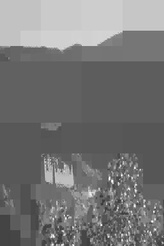
#> input picture splitAndMerge_segmentations/20008.jpg, 164 x 246 px, shrunk from 321 x 481 before the run, given in place of b2chopper008.png, which was not available
$ python eval.py
#> lines starting #> are read from the running program, lines starting #| are printed output that depends on the picture; after the words box and inside, x2 and y2 are one past the last pixel; in counts of white or black regions, pixels touching at a corner belong together; long printed decimals are rounded; pictures that were not available may be replaced by others from this repository, and a replacement may not be noted
### thresholding.py
from PIL import Image
import numpy as np

def baseline_thresholding(image):
    #Creates a greyscale version of the input image
    imageGrey = image.convert(mode="L")
    x, y = imageGrey.size
    #Gets a threshold for the image
    threshold = get_greyscale_threshold(imageGrey)
    returnImage = np.zeros(shape=(y,x))
    #Maps 1's and 0's based on whether the pixel values are above or below the threshold.
    for j in range(x):
        for i in range(y):
            returnImage[i,j] = 1 if imageGrey.getpixel((j,i)) > threshold else 0
    return returnImage

#Determines a threshold via an average of all pixels multipled by 1.5
def get_greyscale_threshold(image):
    x,y = image.size
    averageGrey = 0
    for i in range(x):
        for j in range(y):
            averageGrey += image.getpixel((i,j))
    averageGrey /= (x * y)
    return averageGrey*1.5

# [4 lines that do not run on import are left out]

### parser.py
# this file contains functions that load ground truth files with weizmann or berkeley encodings into numpy arrays
import numpy as np
from PIL import Image

# [24 lines left out: function import_berkeley, not called in this run]
def import_weizmann(filename):
    '''Given the path to a file containing a Weizmann encoding of a segmentation,
    returns the numpy version of that segmentation'''
    image = Image.open(filename)
    image_matrix=np.array(image)
    segmentedmin = np.argmin(image_matrix, axis=2)
    segmentedmax = np.argmax(image_matrix, axis=2)
    segmented=np.add(segmentedmin, segmentedmax)/2
    return segmented

# [4 lines left out: function display_segmentation, not called in this run]

# [3 lines that do not run on import are left out]

### eval.py
''' Functions to run image segmentation evaluation metrics.
    Metrics include:
        BDE (an edge-based metric)
        bipartite region matching evaluated with Jaccard measure'''

import numpy as np
import networkx as nx
import scipy.ndimage as sp
import scipy.optimize as opt
from thresholding import baseline_thresholding
from parser import import_berkeley, import_weizmann
from PIL import Image
import time
import sys

def processSegmentationWithKernels(segmentation):
    '''Create a list of pixels that are on the edge of a segment for a given
        segmentation. The input segmentation is a 2D numpy array where each
        element is the label of the segment that pixel falls in, and the output
        is a nested np array of coordinates describing the (x, y) locations of edge pixels.
        Does edge pixel checks by processing the segmentation with kernel convolution.
        Each kernel checks whether one of the four neighboring pixels is in the same
        segment as the middle pixel--if the middle pixel is the same, then in the
        convolved array it will now be 0. By taking the absolute value of each of the
        convolved arrays and taking their sum, any pixel that is non-zero will be an
        edge pixel.

        A pixel is considered 'on an edge' if at least one pixel
        on the four sides of it lies in a different segment (or if it is on the
        actual edge of the image).

        For example, suppose segmentation is the following:
        0 0 0 1 1 1
        0 0 0 1 1 1
        0 0 0 1 1 1
        0 0 0 1 1 1

        Then edge pixels are marked by X's below:
        X X X X X X
        X 0 X X 1 X
        X 0 X X 1 X
        X X X X X X

        Returns a list of all the non-zero elements in this sum array (i.e. all the
        edge pixel coordinates).'''
    kernelTop = np.asarray([[0,-1,0],[0,1,0],[0,0,0]])
    kernelBottom = np.asarray([[0,0,0],[0,1,0],[0,-1,0]])
    kernelLeft = np.asarray([[0,0,0],[-1,1,0],[0,0,0]])
    kernelRight = np.asarray([[0,0,0],[0,1,-1],[0,0,0]])
    convolvedTop = abs(sp.convolve(segmentation, kernelTop))
    convolvedBottom = abs(sp.convolve(segmentation, kernelBottom))
    convolvedLeft = abs(sp.convolve(segmentation, kernelLeft))
    convolvedRight = abs(sp.convolve(segmentation, kernelRight))
    sumArr = convolvedTop + convolvedBottom + convolvedLeft + convolvedRight
    nz = np.nonzero(sumArr)

    #add the coordinates of outer edge pixels of the image
    height,length = segmentation.shape
    top_range = np.expand_dims(np.arange(length),axis=0)
    top_zeros = np.expand_dims(np.zeros(length),axis=0)
    top_edges = np.concatenate((top_zeros,top_range), axis=0)

    bottom_range = np.expand_dims(np.arange(length),axis=0)
    bottom_fill = np.expand_dims(np.full(length, height - 1),axis=0)
    bottom_edges = np.concatenate((bottom_fill,bottom_range), axis=0)

    left_range = np.expand_dims(np.arange(1,height - 1),axis=0)
    left_zeros = np.expand_dims(np.zeros(height - 2),axis=0)
    left_edges = np.concatenate((left_range,left_zeros), axis=0)

    right_range = np.expand_dims(np.arange(1,height -1),axis=0)
    right_fill = np.expand_dims(np.full(height - 2, length - 1),axis=0)
    right_edges = np.concatenate((right_range,right_fill), axis=0)

    nz = np.concatenate((top_edges, bottom_edges, nz, left_edges, right_edges), axis=1)

    # make sure there are no duplicate edges in the list
    coords = np.unique(np.transpose(nz), axis=0)
    return coords

def bde(segmentation,groundtruth):
    ''' Given a segmentation generated by one of our algorithms and a ground truth
        segmentation (both 2D numpy arrays of segment labels corresponding to each pixel),
        return the BDE measure for this pair of segmentations (a positive float).

        The BDE metric is calculated as the average of [the sum, over all the edge pixels
        in segmentation, of the distances from the nearest edge pixel in the ground
        truth] and [the sum, over all the edge pixels in ground truth, of the distances
        from the nearest edge pixel in segmentation]. More broadly, it is a measure
        of how closely the edges in segmentation match the edges in groundtruth.
        A small BDE measure means a closer fit for edges.'''
    height,length = segmentation.shape
    # locate edge pixels in each segmentation and store these as lists of coordinates
    segEdges = processSegmentationWithKernels(segmentation)
    truEdges = processSegmentationWithKernels(groundtruth)
    numSegEdges, _ = segEdges.shape
    numTruEdges, _ = truEdges.shape
    # create matrices of tuples whose rows/cols are copies of segEdges and truEdges
    # (we get A and B with dimensions numSegEdges by numTruEdges, with the tuples
    # corresponding to true edges on the rows of A and the tuples corresponding
    # to seg edges on the columns of B)
    A = np.tile(truEdges, (numSegEdges, 1))
    B = np.tile(segEdges, (numTruEdges, 1))
    A = np.reshape(A, (numSegEdges, numTruEdges, 2))
    B = np.transpose(np.reshape(B, (numTruEdges, numSegEdges, 2)), (1,0,2))
    # C is a matrix of euclidean distances between every pair of true and segEdges
    C = np.sqrt(np.sum(np.square(A - B), axis=2))
    # find the min value for each row and each column of C.
    # this is equivalent to finding the min distance from each true edge to a seg
    # edge, and the min distance from each seg edge to a true edge
    minsTruToSeg = np.sum(np.amin(C, axis=0))
    minsSegToTru = np.sum(np.amin(C, axis=1))
    return (minsTruToSeg / len(truEdges) + minsSegToTru / len(segEdges)) / 2

# [52 lines left out: function region_based_eval, not called in this run]

if __name__ == "__main__":
    ''' Test evaluation functions on simple segmentations'''
    # Test BDE
    # testarray1 = np.asarray([[1,1,1,1,1,0,0,0],
    #               [1,1,1,1,1,0,0,0],
    #               [1,1,1,0,0,0,0,0],
    #               [1,1,0,0,0,0,0,0]])
    #
    # testarray2 = np.asarray([[0,0,0,1,1,1,1,1],
    #               [0,0,0,0,1,1,1,1],
    #               [0,0,0,0,0,1,1,1],
    #               [0,0,0,0,0,0,1,1]])
    #
    # print(bde(testarray1, testarray2))
    #print(region_based_eval(testarray1, testarray2))

    # Test bipartite matching
    true = np.asarray([[100,100,100,2,2],
            [100,2,2,2,3],
            [100,2,4,4,3],
            [5,5,4,3,3],
            [5,5,5,5,3]])
    generation = np.asarray([[2,2,1,1,1],
                  [2,2,1,3,3],
                  [2,1,4,3,3],
                  [5,5,4,3,3],
                  [5,5,5,3,3]])
    # [8 lines of commented-out code are left out]
    filename = "b2chopper008.png"
    img = Image.open(filename)
#> img is the input picture: PIL image 164x246 L; min 51, max 255, mean 118.2
    print(filename)
    generated = baseline_thresholding(img).astype('uint8')
#> after the loop in get_greyscale_threshold, `for i in range(x):`: averageGrey = 4766748
#> in get_greyscale_threshold, `averageGrey /= (x * y)`: averageGrey = 118.2
#> in baseline_thresholding, `threshold = get_greyscale_threshold(imageGrey)`: threshold = 177.2
#> after the loop in baseline_thresholding, `for j in range(x):`:
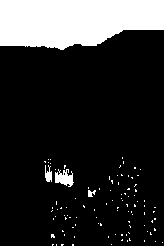
#> returnImage: shape (246, 164) float64; values 0 (black) and 1 (white), 18.1% white; 100 white regions (96 under 20 px), largest, box (x1, y1, x2, y2) and area: (0, 0, 164, 50) 6725, (55, 169, 74, 187) 213, (45, 165, 52, 182) 79, (88, 190, 96, 197) 37
    image = Image.fromarray(generated*255, mode="L")
    image.show()
    truth = import_weizmann("b2chopper008_4.png")
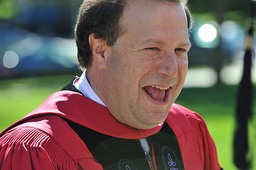
#> input picture stevieP.jpg, 256 x 170 px, shrunk from 500 x 333 before the run, given in place of b2chopper008_4.png, which was not available
#> in import_weizmann, image is the input picture: PIL image 256x170 RGB; mean R, G, B 110.4, 93.1, 84.4
#> in import_weizmann, `segmentedmin = np.argmin(image_matrix, axis=2)`:
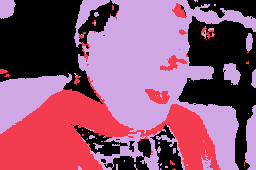
#> segmentedmin: shape (170, 256) int64; 3 distinct labels, from 0 to 2; one colour per label, 0 black
#> in import_weizmann, `segmentedmax = np.argmax(image_matrix, axis=2)`:
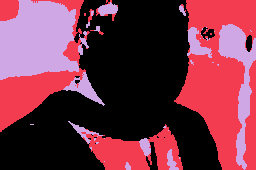
#> segmentedmax: shape (170, 256) int64; 3 distinct labels, from 0 to 2; one colour per label, 0 black
    start=time.time()
    bde = bde(truth, generated)
#> in processSegmentationWithKernels, `sumArr = convolvedTop + convolvedBottom + convolvedLeft + convolvedRight`:
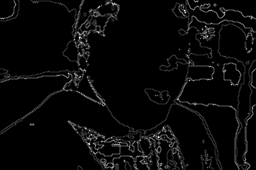
#> sumArr: shape (170, 256) float64; min 0, max 5.5, mean 0.199; drawn with min black and max white
#> in processSegmentationWithKernels, `nz = np.nonzero(sumArr)`: nz = 8043 positions, rows 0 to 169, columns 0 to 255
#> in processSegmentationWithKernels, `coords = np.unique(np.transpose(nz), axis=0)`: coords = 8762 pairs, first value 0 to 169, second value 0 to 255
#> in bde, `segEdges = processSegmentationWithKernels(segmentation)`: segEdges has the same summary as coords in processSegmentationWithKernels
#> in processSegmentationWithKernels (call 2), `convolvedTop = abs(sp.convolve(segmentation, kernelTop))`:
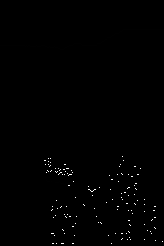
#> convolvedTop: shape (246, 164); min 0, max 255, mean 1.2
#> in processSegmentationWithKernels (call 2), `nz = np.nonzero(sumArr)`: nz = 1508 positions, rows 29 to 245, columns 0 to 163
#> in processSegmentationWithKernels (call 2), `coords = np.unique(np.transpose(nz), axis=0)`: coords = 2304 pairs, first value 0 to 245, second value 0 to 163
#> in bde, `truEdges = processSegmentationWithKernels(groundtruth)`: truEdges has the same summary as coords in processSegmentationWithKernels
#> in bde, `A = np.tile(truEdges, (numSegEdges, 1))`: A = 20187648 pairs, first value 0 to 245, second value 0 to 163
#> in bde, `B = np.tile(segEdges, (numTruEdges, 1))`: B = 20187648 pairs, first value 0 to 169, second value 0 to 255
#> in bde, `C = np.sqrt(np.sum(np.square(A - B), axis=2))`:
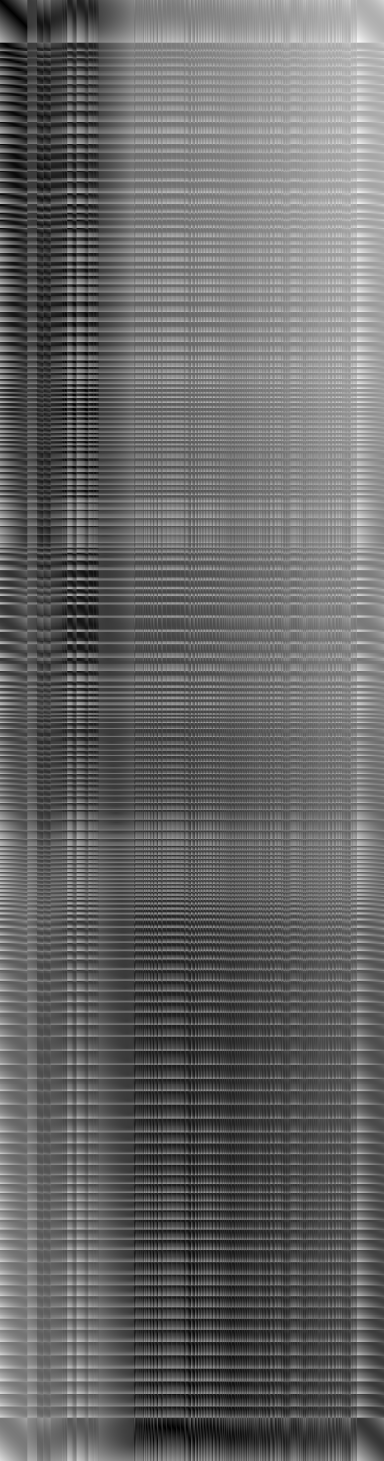
#> C: shape (8762, 2304) float64 (shown at 1/6 size); min 0, max 353.6, mean 142.7; drawn with min black and max white
#> in bde, `minsTruToSeg = np.sum(np.amin(C, axis=0))`: minsTruToSeg = 57654.6
#> in bde, `minsSegToTru = np.sum(np.amin(C, axis=1))`: minsSegToTru = 269000.3
#> bde = 27.86
    stop=time.time()
    print("time for bde is ", stop - start)
    print("bde val is ", bde)
#| bde val is  27.862
